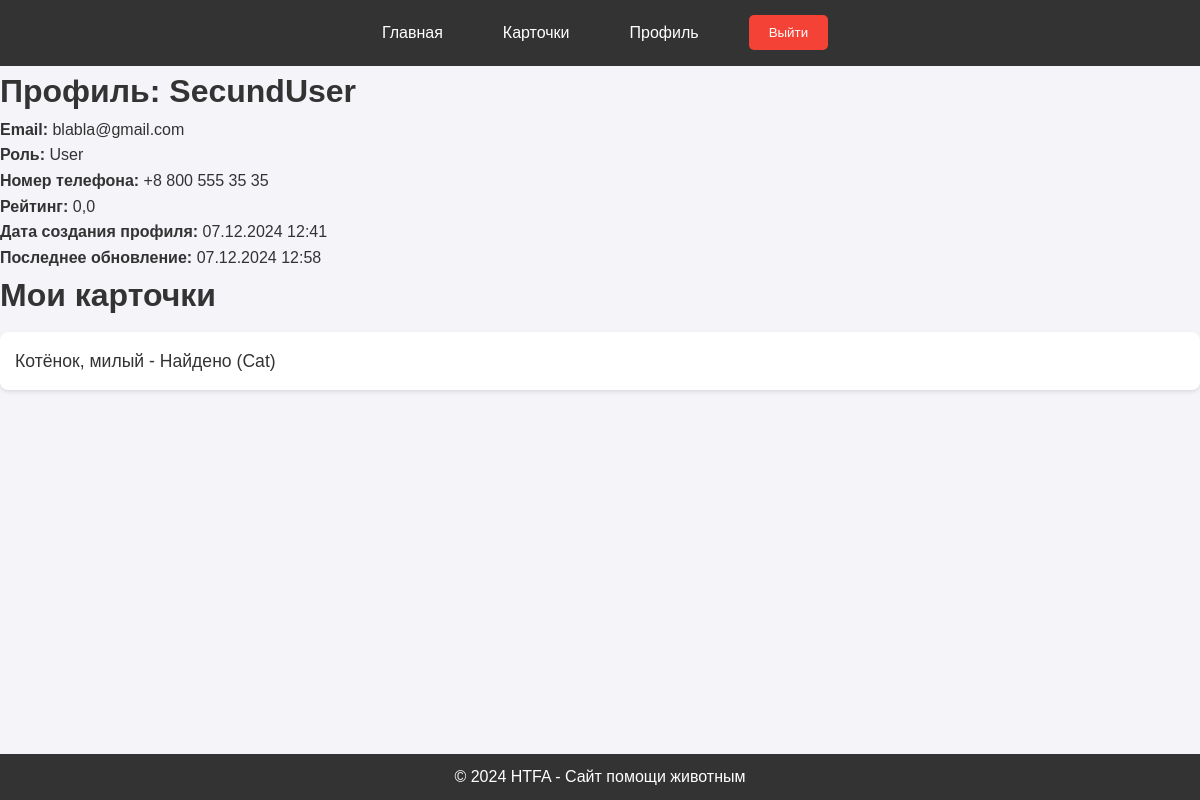
Screenshot of /profile/ (signed in) with the database file from the repository.
### main/models.py (models this page shows, shortened)
class CustomUser(models.Model):
    user = models.OneToOneField(User, on_delete=models.CASCADE)  # Связь один к одному
    phone_number = models.CharField(max_length=20, blank=True)
    role = models.CharField(max_length=50)  # Роль пользователя
    rating = models.FloatField(default=0.0)
    created = models.DateTimeField(auto_now_add=True)
    updated_at = models.DateTimeField(auto_now=True)  # Изменил на updated_at для последовательности
    email = models.EmailField(unique=True)

class SearchCard(models.Model):
    id = models.AutoField(primary_key=True)
    user = models.ForeignKey(CustomUser, on_delete=models.CASCADE)  # Многие к одному
    created_at = models.DateTimeField(auto_now_add=True)
    name_animal = models.CharField(max_length=30)
    status = models.CharField(max_length=30)  # Статус поиска животного
    animal_type = models.CharField(max_length=30)  # Тип животного
    describe_animal = models.TextField()  # Описание животного
    last_seen_location = models.CharField(max_length=255)  # Последнее местоположение с координатами
    updated_at = models.DateTimeField(auto_now=True)  # Изменил на updated_at для последовательности

### main/views.py (the view)
# urls.py: path('profile/', views.profile_view, name='profile'),
def profile_view(request):
    custom_user = get_object_or_404(CustomUser, user=request.user)
    search_cards = SearchCard.objects.filter(user=custom_user)
    return render(request, 'main/profile.html', {
        'custom_user': custom_user,
        'search_cards': search_cards
    })

### main/templates/main/profile.html (shortened to what this page needs)
{% extends 'main/base.html' %}
{% block content %}
<h1>Профиль: {{ custom_user.user.username }}</h1>
<p><strong>Email:</strong> {{ custom_user.email }}</p>
<p><strong>Роль:</strong> {{ custom_user.role }}</p>
<p><strong>Номер телефона:</strong> {{ custom_user.phone_number }}</p>
<p><strong>Рейтинг:</strong> {{ custom_user.rating }}</p>
<p><strong>Дата создания профиля:</strong> {{ custom_user.created|date:"d.m.Y H:i" }}</p>
<p><strong>Последнее обновление:</strong> {{ custom_user.updated_at|date:"d.m.Y H:i" }}</p>
<h2>Мои карточки</h2>
<ul>
    {% for card in search_cards %}
        <li>
            <a href="{% url 'card_detail' card.id %}">
                {{ card.name_animal }} - {{ card.status }} ({{ card.animal_type }})
            </a>
        </li>
    {% empty %}
        <li>У вас нет созданных карточек.</li>
    {% endfor %}
</ul>
{% endblock %}

### main/static/css/styles.css (style rules this page uses)
* { margin: 0; padding: 0; box-sizing: border-box; font-family: Arial, sans-serif; }
body { background-color: #f4f4f9; color: #333; line-height: 1.6; }
h1, h2 { font-size: 2em; color: #333; }
ul { list-style: none; padding: 0; }
ul li { background-color: white; margin: 10px 0; padding: 15px; border-radius: 8px; box-shadow: 0 2px 4px rgba(0, 0, 0, 0.1); }
ul li a { text-decoration: none; color: #333; font-size: 1.1em; }
a { color: #4CAF50; text-decoration: none; }

### rows the page displays
CustomUser: user.username "SecundUser", email "blabla@gmail.com", role "User", phone_number "+8 800 555 35 35", rating "0,0", created "07.12.2024 12:41", updated_at "07.12.2024 12:58"
SearchCard: name_animal "Котёнок, милый", status "Найдено", animal_type "Cat"
